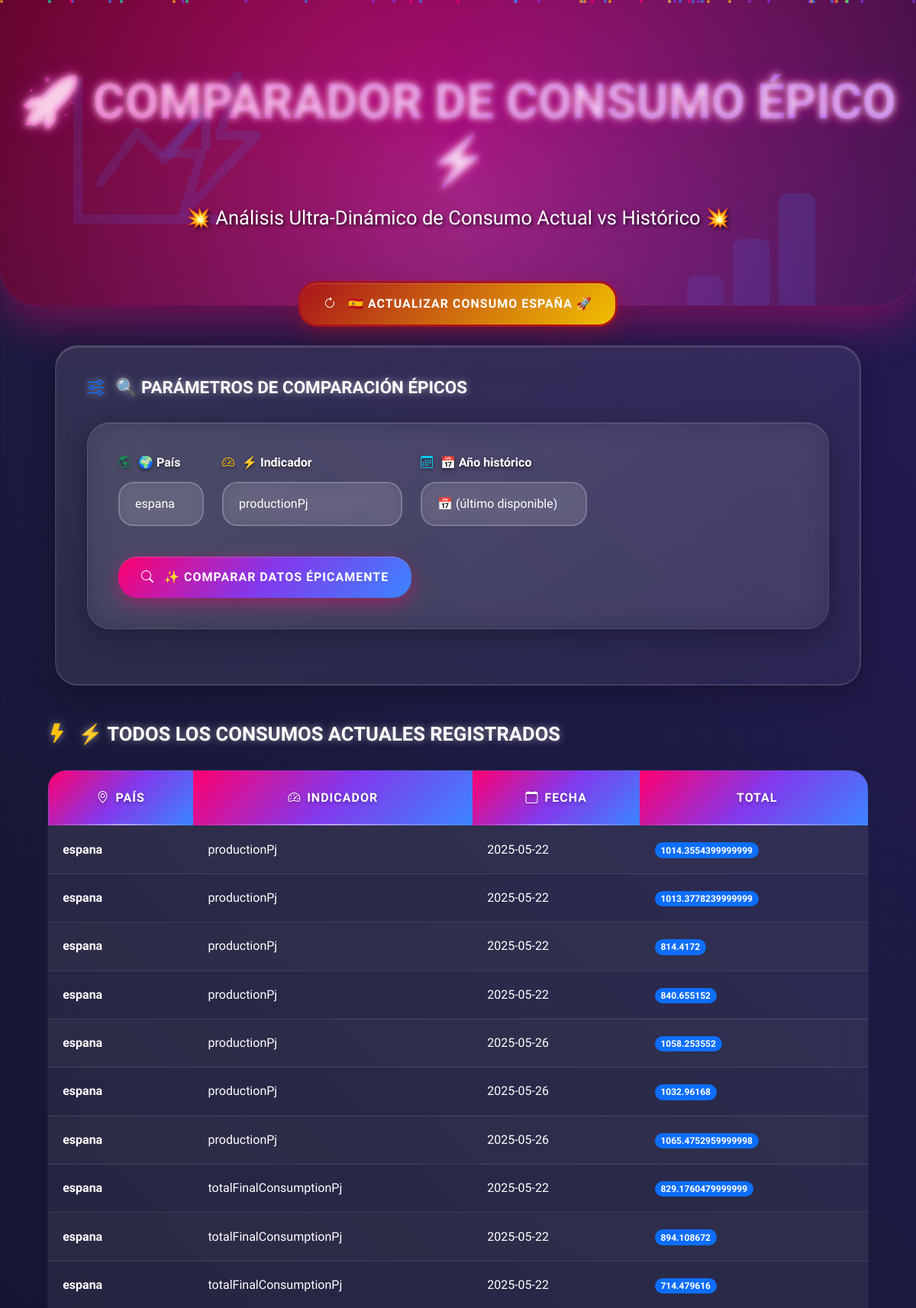
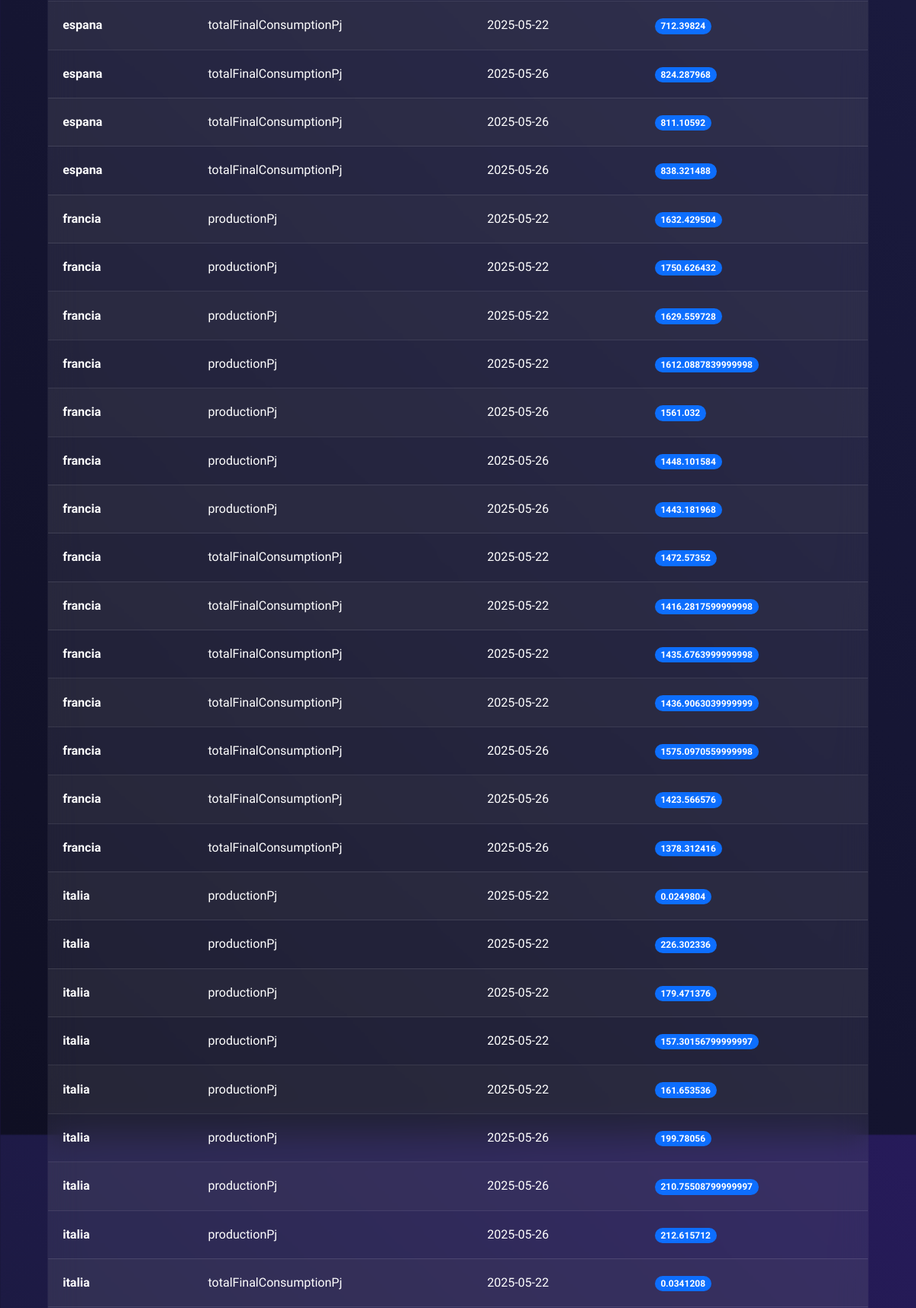
The page /consumo (upper part) on the database its author committed (2 pictures, top to bottom).
### app.py (models this page shows)
class ActualConsumoProduccion(db.Model):
    __tablename__ = 'actual_consumo_produccion'
    __table_args__ = {'extend_existing': True}
    pais                 = db.Column(db.Text, db.ForeignKey('pais.pais'), primary_key=True)
    indicador            = db.Column(db.Text, primary_key=True)
    fecha                = db.Column(db.Text, primary_key=True)
    coal_peat_oil_shale  = db.Column(db.Text)  # Carbón, turba, esquisto bituminoso
    natural_gas          = db.Column(db.Text)  # Gas natural
    nuclear              = db.Column(db.Text)  # Energía nuclear
    oil_products         = db.Column(db.Text)  # Productos petrolíferos
    renewables_and_waste = db.Column(db.Text)  # Renovables y residuos
    total                = db.Column(db.Text)  # Total

### app.py (the view, shortened to what this page needs)
@app.route('/consumo', methods=['GET','POST'])
def show_consumption():
    try:
        paises = [p.pais for p in Pais.query.order_by(Pais.pais)]
        indicadores = [i[0] for i in db.session.query(
                           ActualConsumoProduccion.indicador
                       ).distinct().order_by(ActualConsumoProduccion.indicador).all()]
        anios = [y[0] for y in db.session.query(
                     HistoricoConsumoProduccion.anio
                 ).distinct().order_by(HistoricoConsumoProduccion.anio).all()]
        with db.session.no_autoflush:
            actual_list = ActualConsumoProduccion.query.order_by(
                              ActualConsumoProduccion.pais,
                              ActualConsumoProduccion.indicador,
                              ActualConsumoProduccion.fecha
                          ).all()
            for a in actual_list:
                a.fecha_parsed = parse_date_safe(a.fecha)
        historico_list = HistoricoConsumoProduccion.query.order_by(
                             HistoricoConsumoProduccion.pais,
                             HistoricoConsumoProduccion.indicador,
                             HistoricoConsumoProduccion.anio
                         ).all()
    except Exception as e:
        return f"<h1>Error cargando datos:</h1><p>{e}</p>"
    datos = None
    return render_template(
        'consumo_comparador.html',
        paises=paises,
        indicadores=indicadores,
        anios=anios,
        actual_list=actual_list,
        historico_list=historico_list,
        datos=datos
    )

### app.py (called while the page is built)
def parse_date_safe(date_str):
    if not date_str:
        return None
    if isinstance(date_str, str) and date_str.endswith('Z'):
        date_str = date_str[:-1]
    for fmt in ('%Y-%m-%dT%H:%M:%S.%f',
                '%Y-%m-%dT%H:%M:%S',
                '%Y-%m-%d'):
        try:
            return datetime.strptime(date_str, fmt).date()
        except ValueError:
            continue
    return None

### templates/consumo_comparador.html (shortened to what this page needs)
<!DOCTYPE html>
<html lang="es">
<head>
  <link
    href="https://cdn.jsdelivr.net/npm/bootstrap@5.3.0/dist/css/bootstrap.min.css"
    rel="stylesheet"
>
  <link rel="stylesheet" href="https://cdn.jsdelivr.net/npm/bootstrap-icons@1.11.0/font/bootstrap-icons.css">
</head>
<body>
  <div class="particles" id="particles"></div>
  <section class="hero">
    <div class="hero-overlay"></div>
    <div class="hero-content">
      <h1 class="display-4" onmouseenter="playHoverSound()">🚀 COMPARADOR DE CONSUMO ÉPICO ⚡</h1>
      <p class="lead">💥 Análisis Ultra-Dinámico de Consumo Actual vs Histórico 💥</p>
    </div>
    <i class="bi bi-graph-up-arrow floating-icon icon-1"></i>
    <i class="bi bi-bar-chart-fill floating-icon icon-2"></i>
    <i class="bi bi-lightning-charge floating-icon icon-3"></i>
  </section>
  <div class="container main-container">
    <div class="text-center mb-4">
      <a href="{{ url_for('update_consumo') }}" class="btn-spain" onmouseenter="playButtonSound()">
        <i class="bi bi-arrow-clockwise"></i>
        🇪🇸 ACTUALIZAR CONSUMO ESPAÑA 🚀
      </a>
    </div>
    <div class="card" onmouseenter="playCardSound()">
      <div class="card-body">
        <h5 class="card-title">
          <i class="bi bi-sliders text-primary"></i>
          🔍 PARÁMETROS DE COMPARACIÓN ÉPICOS
        </h5>
        <form method="post" action="{{ url_for('show_consumption') }}" class="form-row">
          <div class="form-group">
            <label for="pais" class="form-label">
              <i class="bi bi-globe-americas text-success"></i>
              🌍 País
            </label>
            <select id="pais" name="pais" class="form-control" onmouseenter="playSelectSound()">
              {% for p in paises %}
                <option value="{{ p }}" {% if datos and datos.pais == p %}selected{% endif %}>{{ p }}</option>
              {% endfor %}
            </select>
          </div>
          <div class="form-group">
            <label for="indicador" class="form-label">
              <i class="bi bi-speedometer2 text-warning"></i>
              ⚡ Indicador
            </label>
            <select id="indicador" name="indicador" class="form-control" onmouseenter="playSelectSound()">
              {% for i in indicadores %}
                <option value="{{ i }}" {% if datos and datos.indicador == i %}selected{% endif %}>{{ i }}</option>
              {% endfor %}
            </select>
          </div>
          <div class="form-group">
            <label for="anio" class="form-label">
              <i class="bi bi-calendar3 text-info"></i>
              📅 Año histórico
            </label>
            <select id="anio" name="anio" class="form-control" onmouseenter="playSelectSound()">
              <option value="">📅 (último disponible)</option>
            </select>
          </div>
          <div class="form-group">
            <button type="submit" class="btn btn-primary" onmouseenter="playButtonSound()" onclick="playClickSound()">
              <i class="bi bi-search me-2"></i>
              ✨ COMPARAR DATOS ÉPICAMENTE
            </button>
          </div>
        </form>
      </div>
    </div>
    {% if actual_list %}
      <h3 class="section-title">
        <i class="bi bi-lightning-fill text-warning"></i>
        ⚡ TODOS LOS CONSUMOS ACTUALES REGISTRADOS
      </h3>
      <div class="table-responsive">
        <table class="table table-striped">
          <thead>
            <tr>
              <th onmouseenter="playHeaderSound()"><i class="bi bi-geo-alt me-2"></i>País</th>
              <th onmouseenter="playHeaderSound()"><i class="bi bi-speedometer2 me-2"></i>Indicador</th>
              <th onmouseenter="playHeaderSound()"><i class="bi bi-calendar me-2"></i>Fecha</th>
              <th onmouseenter="playHeaderSound()">Total</th>
            </tr>
          </thead>
          <tbody>
            {% for a in actual_list %}
              <tr onmouseenter="playRowSound()">
                <td><strong>{{ a.pais }}</strong></td>
                <td>{{ a.indicador }}</td>
                <td>
                  {% if a.fecha_parsed %}
                    {{ a.fecha_parsed.strftime('%Y-%m-%d') }}
                  {% else %}
                    {{ a.fecha[:10] }}
                  {% endif %}
                </td>
                <td><span class="badge bg-primary rounded-pill" onmouseenter="playBadgeSound()">{{ a.total }}</span></td>
              </tr>
            {% endfor %}
          </tbody>
        </table>
      </div>
    {% endif %}
  </div>
</body>
</html>

### rows shown on the page
ActualConsumoProduccion: pais "espana", indicador "productionPj", fecha_parsed "2025-05-22", total "1014.3554399999999"
ActualConsumoProduccion: pais "espana", indicador "productionPj", fecha_parsed "2025-05-22", total "1013.3778239999999"
ActualConsumoProduccion: pais "espana", indicador "productionPj", fecha_parsed "2025-05-22", total "814.4172"
ActualConsumoProduccion: pais "espana", indicador "productionPj", fecha_parsed "2025-05-22", total "840.655152"
ActualConsumoProduccion: pais "espana", indicador "productionPj", fecha_parsed "2025-05-26", total "1058.253552"
ActualConsumoProduccion: pais "espana", indicador "productionPj", fecha_parsed "2025-05-26", total "1032.96168"
ActualConsumoProduccion: pais "espana", indicador "productionPj", fecha_parsed "2025-05-26", total "1065.4752959999998"
ActualConsumoProduccion: pais "espana", indicador "totalFinalConsumptionPj", fecha_parsed "2025-05-22", total "829.1760479999999"
ActualConsumoProduccion: pais "espana", indicador "totalFinalConsumptionPj", fecha_parsed "2025-05-22", total "894.108672"
ActualConsumoProduccion: pais "espana", indicador "totalFinalConsumptionPj", fecha_parsed "2025-05-22", total "714.479616"
ActualConsumoProduccion: pais "espana", indicador "totalFinalConsumptionPj", fecha_parsed "2025-05-22", total "712.39824"
ActualConsumoProduccion: pais "espana", indicador "totalFinalConsumptionPj", fecha_parsed "2025-05-26", total "824.287968"
ActualConsumoProduccion: pais "espana", indicador "totalFinalConsumptionPj", fecha_parsed "2025-05-26", total "811.10592"
ActualConsumoProduccion: pais "espana", indicador "totalFinalConsumptionPj", fecha_parsed "2025-05-26", total "838.321488"
ActualConsumoProduccion: pais "francia", indicador "productionPj", fecha_parsed "2025-05-22", total "1632.429504"
ActualConsumoProduccion: pais "francia", indicador "productionPj", fecha_parsed "2025-05-22", total "1750.626432"
ActualConsumoProduccion: pais "francia", indicador "productionPj", fecha_parsed "2025-05-22", total "1629.559728"
ActualConsumoProduccion: pais "francia", indicador "productionPj", fecha_parsed "2025-05-22", total "1612.0887839999998"
ActualConsumoProduccion: pais "francia", indicador "productionPj", fecha_parsed "2025-05-26", total "1561.032"
ActualConsumoProduccion: pais "francia", indicador "productionPj", fecha_parsed "2025-05-26", total "1448.101584"
ActualConsumoProduccion: pais "francia", indicador "productionPj", fecha_parsed "2025-05-26", total "1443.181968"
ActualConsumoProduccion: pais "francia", indicador "totalFinalConsumptionPj", fecha_parsed "2025-05-22", total "1472.57352"
ActualConsumoProduccion: pais "francia", indicador "totalFinalConsumptionPj", fecha_parsed "2025-05-22", total "1416.2817599999998"
ActualConsumoProduccion: pais "francia", indicador "totalFinalConsumptionPj", fecha_parsed "2025-05-22", total "1435.6763999999998"
ActualConsumoProduccion: pais "francia", indicador "totalFinalConsumptionPj", fecha_parsed "2025-05-22", total "1436.9063039999999"
ActualConsumoProduccion: pais "francia", indicador "totalFinalConsumptionPj", fecha_parsed "2025-05-26", total "1575.0970559999998"
ActualConsumoProduccion: pais "francia", indicador "totalFinalConsumptionPj", fecha_parsed "2025-05-26", total "1423.566576"
ActualConsumoProduccion: pais "francia", indicador "totalFinalConsumptionPj", fecha_parsed "2025-05-26", total "1378.312416"
ActualConsumoProduccion: pais "italia", indicador "productionPj", fecha_parsed "2025-05-22", total "0.0249804"
ActualConsumoProduccion: pais "italia", indicador "productionPj", fecha_parsed "2025-05-22", total "226.302336"
ActualConsumoProduccion: pais "italia", indicador "productionPj", fecha_parsed "2025-05-22", total "179.471376"
ActualConsumoProduccion: pais "italia", indicador "productionPj", fecha_parsed "2025-05-22", total "157.30156799999997"
ActualConsumoProduccion: pais "italia", indicador "productionPj", fecha_parsed "2025-05-22", total "161.653536"
ActualConsumoProduccion: pais "italia", indicador "productionPj", fecha_parsed "2025-05-26", total "199.78056"
ActualConsumoProduccion: pais "italia", indicador "productionPj", fecha_parsed "2025-05-26", total "210.75508799999997"
ActualConsumoProduccion: pais "italia", indicador "productionPj", fecha_parsed "2025-05-26", total "212.615712"
ActualConsumoProduccion: pais "italia", indicador "totalFinalConsumptionPj", fecha_parsed "2025-05-22", total "0.0341208"

### other values the page prints
form field pais "espana"
form field indicador "productionPj"
